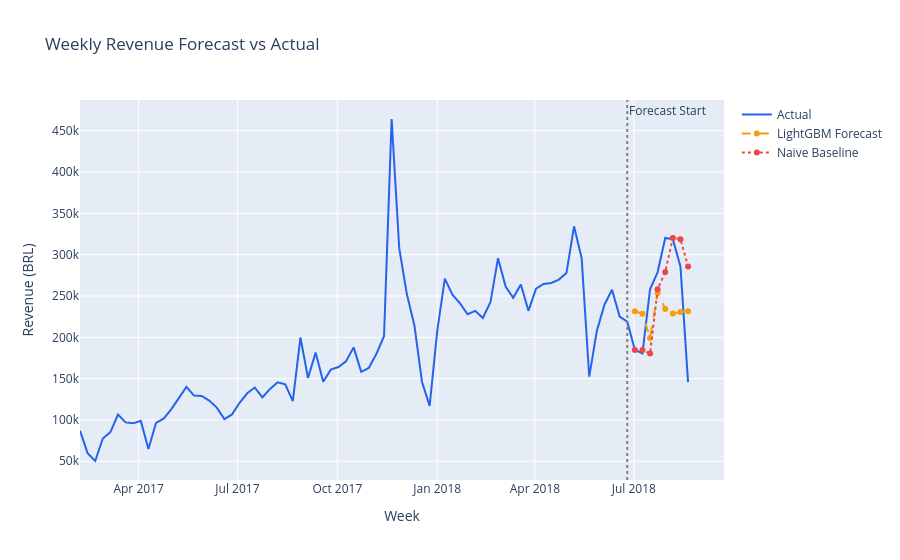

Here is the notebook cell this chart was saved with:
### Code cell
import joblib

# Plot
fig = go.Figure()
fig.add_trace(go.Scatter(
    x=weekly_clean["order_date"],
    y=weekly_clean["revenue"],
    name="Actual", line=dict(color="#2563eb", width=2)))

fig.add_trace(go.Scatter(
    x=test["order_date"],
    y=preds,
    name="LightGBM Forecast",
    line=dict(color="#f59e0b", width=2, dash="dash")))

fig.add_trace(go.Scatter(
    x=test["order_date"],
    y=naive_preds.values,
    name="Naive Baseline",
    line=dict(color="#ef4444", width=2, dash="dot")))

fig.add_vline(x=cutoff, line_dash="dot",
              line_color="gray",
              annotation_text="Forecast Start")

fig.update_layout(
    title="Weekly Revenue Forecast vs Actual",
    xaxis_title="Week",
    yaxis_title="Revenue (BRL)")
fig.show()

# Save
weekly_clean.to_csv("data/processed/weekly_features.csv", index=False)
joblib.dump(model,    "data/processed/forecast_model.pkl")
joblib.dump(FEATURES, "data/processed/forecast_features.pkl")

# Save forecast results
forecast_results = test[["order_date","revenue"]].copy()
forecast_results["prediction"] = preds
forecast_results.to_csv("data/processed/forecast_results.csv",
                         index=False)

print("✅ Forecast model saved!")
